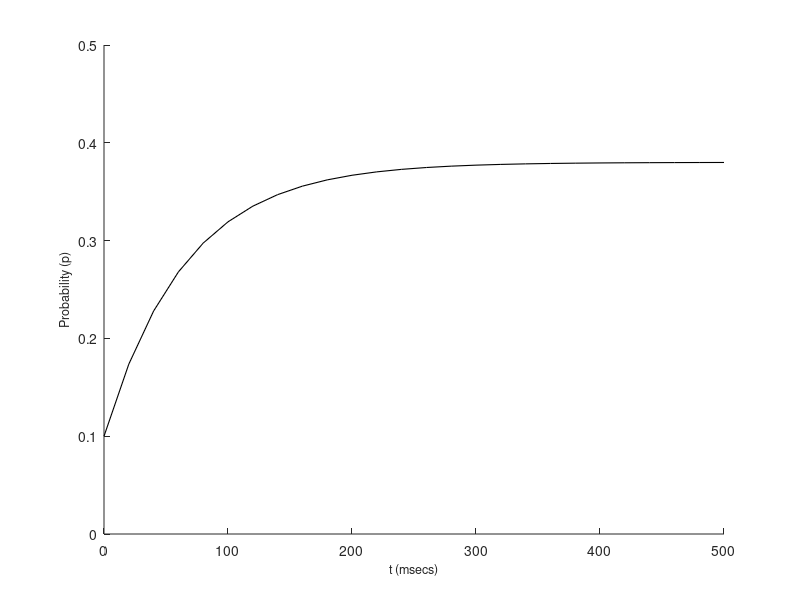

Here is the MATLAB script that generated this plot:
% pfacil.m
% Principles of Computational Modelling in Neuroscience
% Sterratt, Graham, Gillies, Willshaw
% Cambridge University Press, June 2011
% Fig. 7.8: Simple, facilitating models of release probability
% B. Graham, Computing Science & Maths, University of Stirling
% Contact: b.graham@cs.stir.ac.uk
% Last update: 1-7-2011

tmax=500;
dt=20;  % msecs (50Hz)
t=0:dt:tmax;
sp=zeros(1,length(t));
for i=1:5
    sp(i*dt)=1;  % spike times (not used)
end
tauf=100;
p0=0.1;
dp=0.1;

% Model 1
% (as used by e.g. Tsodyks and Markram, 1997 and later works)
p1=zeros(1,length(t));
p1(1)=p0;
fdt=exp(-dt/tauf);
for i=2:length(t)
  pp = p1(i-1)+(dp*(1-p1(i-1)));
  p1(i) = pp+((1-fdt)*(p0-pp));
end;
p1inf = (p0*(1-fdt)+dp*fdt)/(1-(1-dp)*fdt)

% Model 2 (not plotted in figure)
% (as used by Dittman et al, 1998, 2000)
Kf=1;
Xf=zeros(1,length(t));
p2=zeros(1,length(t));
p2(1)=p0;
Xfinf=dp/(exp(dt/tauf)-1);
for i=2:length(t)
  Xf(i) = Xfinf*(1-exp(-(i-1)*dt/tauf));
  p2(i) = p0+((1-p0)/(1+(Kf/Xf(i))));
end;
p2inf = p0+((1-p0)/(1+(Kf/Xfinf)))

tsize=9;
lsize=9;
nsize=9;
lwidth=0.8;

figure;
plot(t,p1,'k-');    % Markram & Tsodyks model
xlabel('t (msecs)','FontSize',lsize,'FontName','Helvetica');
ylabel('Probability (p)','FontSize',lsize,'FontName','Helvetica');
axis([0 tmax 0 0.5]);
set(gca,'Box','off');

set(gca,'Box','off');
set(findobj('Type','line'),'LineWidth',lwidth);
set(findobj('Type','text'),'FontSize',nsize,'FontName','Helvetica');

